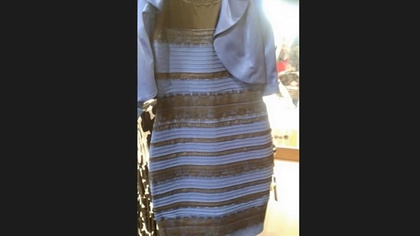
%> input picture clasecolor/imagen.jpg, 420 x 236 px, shrunk from 624 x 351 before the run
$ octave Color_ViendoCanalesXYZ.m   (GNU Octave 9; MATLAB toolbox functions it lacks are replaced by stand-ins)
%> lines starting %> are read from the running program, lines starting %| are printed output that depends on the picture
I = imread('imagen.jpg');
%> I is the input picture: size 236x420x3 uint8; mean R, G, B 68.6, 67.9, 69.3
[fil, col, canal] = size(I);
%> fil = 236; col = 420; canal = 3


Iaux = double(I)/255; %Entrada
Ixyzaux = zeros(fil, col, canal); % Salida Aux


M = [0.41, 0.36, 0.18; 0.21, 0.72, 0.07; 0.02, 0.12, 0.95];

for i=1:fil
    for j=1:col
        RGB = [Iaux(i,j,1), Iaux(i,j,2), Iaux(i,j,3)]';
        XYZ = M*RGB;
        Ixyzaux(i,j,1) = XYZ(1);
        Ixyzaux(i,j,2) = XYZ(2);
        Ixyzaux(i,j,3) = XYZ(3);

    end
end
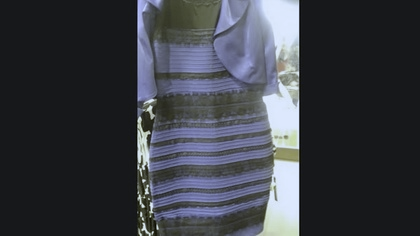
%> Ixyzaux: size 236x420x3 double; mean R, G, B 0.255, 0.267, 0.296; drawn with min black and max white

Ixyz = uint8(255*Ixyzaux);
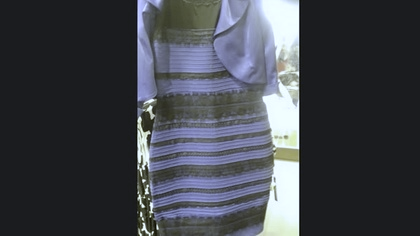
%> Ixyz: size 236x420x3 uint8; mean R, G, B 65.3, 68.1, 74.9

X = Ixyz(:,:,1);
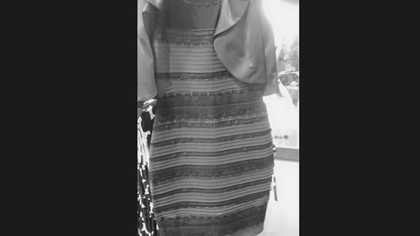
%> X: size 236x420 uint8; min 7, max 242, mean 65.3
Y = Ixyz(:,:,2);
Z = Ixyz(:,:,3);
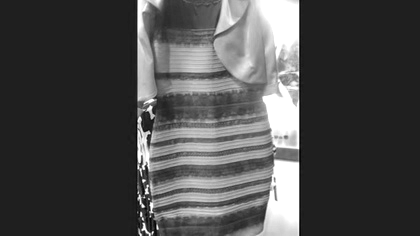
%> Z: size 236x420 uint8; min 1, max 255, mean 74.9

subplot(2,3, 2); imshow(I); title('IMAGEN DE ENTRADA');
subplot(2,3, 4); imshow(X); title('CANAL MATIZ');
subplot(2,3, 5); imshow(Y); title('CANAL SATURACIoN');
subplot(2,3, 6); imshow(Z); title('CANAL VALOR (LUMINANCIA)');
